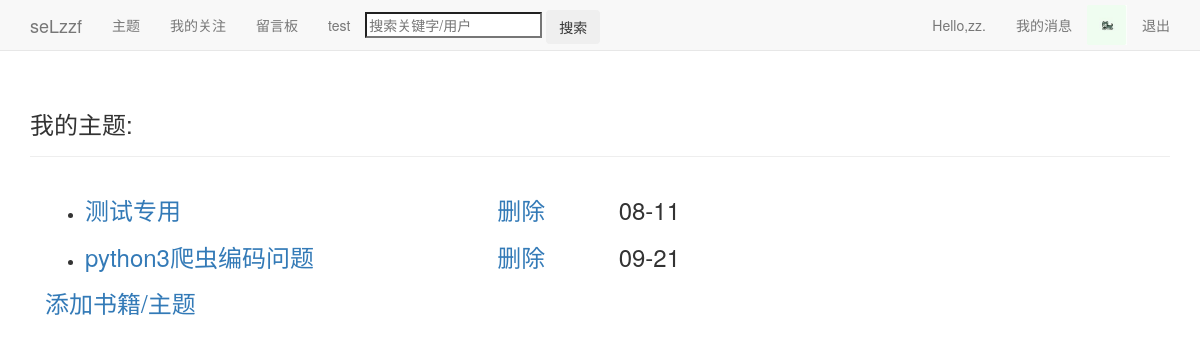
Page /themes/1/ (signed in) on the earlier database version.
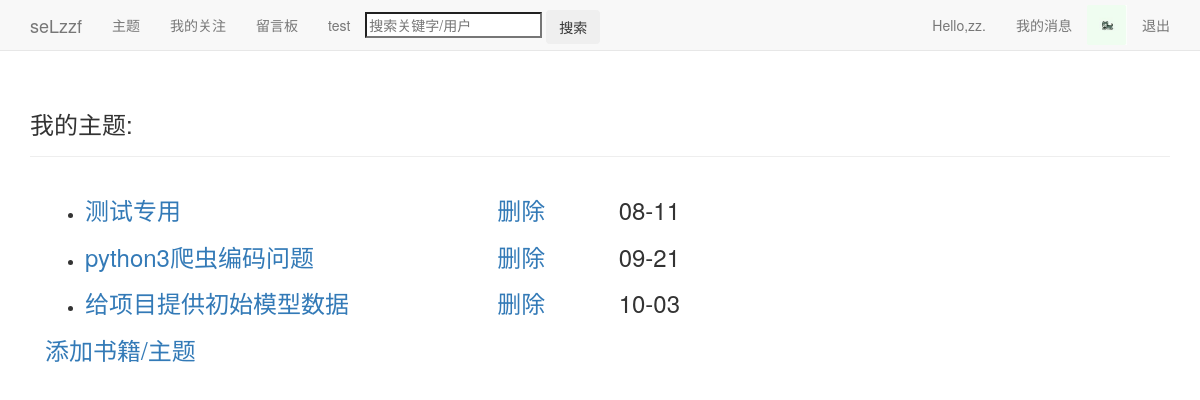
Same page on the later database version.
### blogs/models.py (models this page shows, shortened)
class Theme(models.Model):
	owner=models.ForeignKey(User)
	title=models.CharField('标题',max_length=20)
	date_added=models.DateTimeField(auto_now_add=True)
	date_updated=models.DateTimeField(auto_now=True)
	设为私密=models.BooleanField(default=False)
	views=models.PositiveIntegerField(default=0)
	praises=models.PositiveIntegerField(default=0)

### blogs/views.py (the view)
# urls.py: url(r'^themes/(?P<user_id>\d+)/$',views.themes,name='themes'),
@login_required
def themes(request,user_id):
	request_user=request.user
	page_user=get_object_or_404(User,id=user_id)
	if page_user==request_user:
		themes=Theme.objects.filter(owner=request.user).order_by('date_added')
	else:
		themes=Theme.objects.filter(owner=page_user,设为私密=False).order_by('date_added')
	context={'themes':themes,'page_user':page_user,'request_user':request_user}
	return render(request,'blogs/themes.html',context)

### blog/context_processor.py (called while the page is built)
def request_userinfo(request):
	user=request.user
	try:
		request_userinfo=Userinfo.objects.get(user=user)
		return {'request_userinfo':request_userinfo}
	except:
		return {'request_userinfo':'请登录.'}

### blogs/templates/blogs/themes.html (shortened to what this page needs)
{% extends "blogs/base.html" %}
{% block header %}
  {% if page_user == request_user %}
  <h3>我的主题:</h3>
  {% elif request_userinfo.sex == '男' %}
      <h3>他的主题:</h3>
  {% else %}
      <h3>她的主题:</h3>
  {% endif %}
{% endblock header %}
{% block content %}
<div class="col-md-7">
<ul>
  {% for theme in themes %}
	<li>
	<h3><a href="{% url 'blogs:theme' page_user.id theme.id %}">{{theme.title}}</a>
	<div style="float:right;">
		{{theme.date_added|date:'m-d'}}
	</div>
  {% if page_user == request_user %}
	<a style="float:right;" href="{% url 'blogs:delete_theme' theme.id %}">删除</a>
	</li>
  {% endif %}
  {% empty %}
	<li>赶紧写下你的第一个主题吧。<li>
  {% endfor %}
</ul>
<h3>
  {% if page_user == user %}
    <a href="{% url 'blogs:new_theme' %}">添加书籍/主题</a>
  {% endif %}
</h3>
</div>
{% endblock content %}

Differences in the rows shown:
added Theme: title "给项目提供初始模型数据", date_added "10-03"
